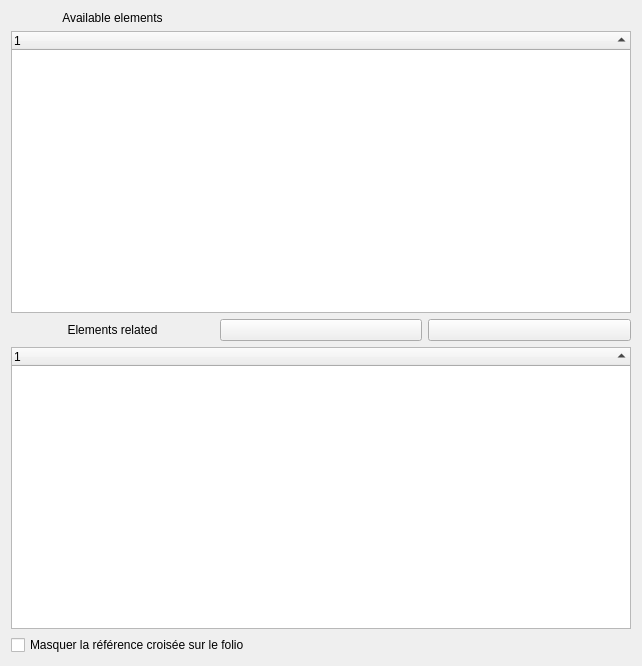
<?xml version="1.0" encoding="UTF-8"?>
<ui version="4.0">
 <class>MasterPropertiesWidget</class>
 <widget class="QWidget" name="MasterPropertiesWidget">
  <property name="geometry">
   <rect>
    <x>0</x>
    <y>0</y>
    <width>642</width>
    <height>666</height>
   </rect>
  </property>
  <property name="minimumSize">
   <size>
    <width>300</width>
    <height>400</height>
   </size>
  </property>
  <property name="windowTitle">
   <string>Form</string>
  </property>
  <layout class="QGridLayout" name="gridLayout">
   <item row="2" column="2">
    <widget class="QLabel" name="label_2">
     <property name="frameShape">
      <enum>QFrame::NoFrame</enum>
     </property>
     <property name="frameShadow">
      <enum>QFrame::Plain</enum>
     </property>
     <property name="text">
      <string>Elements related</string>
     </property>
     <property name="scaledContents">
      <bool>false</bool>
     </property>
     <property name="alignment">
      <set>Qt::AlignCenter</set>
     </property>
    </widget>
   </item>
   <item row="3" column="2" colspan="3">
    <widget class="QTreeWidget" name="m_link_tree_widget">
     <property name="frameShape">
      <enum>QFrame::StyledPanel</enum>
     </property>
     <property name="showDropIndicator" stdset="0">
      <bool>false</bool>
     </property>
     <property name="iconSize">
      <size>
       <width>32</width>
       <height>32</height>
      </size>
     </property>
     <property name="indentation">
      <number>5</number>
     </property>
     <property name="uniformRowHeights">
      <bool>true</bool>
     </property>
     <property name="sortingEnabled">
      <bool>true</bool>
     </property>
     <attribute name="headerDefaultSectionSize">
      <number>80</number>
     </attribute>
     <attribute name="headerStretchLastSection">
      <bool>true</bool>
     </attribute>
     <column>
      <property name="text">
       <string notr="true">1</string>
      </property>
     </column>
    </widget>
   </item>
   <item row="1" column="2" colspan="3">
    <widget class="QTreeWidget" name="m_free_tree_widget">
     <property name="showDropIndicator" stdset="0">
      <bool>false</bool>
     </property>
     <property name="iconSize">
      <size>
       <width>32</width>
       <height>32</height>
      </size>
     </property>
     <property name="indentation">
      <number>5</number>
     </property>
     <property name="uniformRowHeights">
      <bool>true</bool>
     </property>
     <property name="sortingEnabled">
      <bool>true</bool>
     </property>
     <property name="wordWrap">
      <bool>false</bool>
     </property>
     <attribute name="headerVisible">
      <bool>true</bool>
     </attribute>
     <attribute name="headerCascadingSectionResizes">
      <bool>false</bool>
     </attribute>
     <attribute name="headerDefaultSectionSize">
      <number>80</number>
     </attribute>
     <attribute name="headerStretchLastSection">
      <bool>true</bool>
     </attribute>
     <column>
      <property name="text">
       <string notr="true">1</string>
      </property>
     </column>
    </widget>
   </item>
   <item row="0" column="2">
    <widget class="QLabel" name="label">
     <property name="text">
      <string>Available elements</string>
     </property>
     <property name="alignment">
      <set>Qt::AlignCenter</set>
     </property>
    </widget>
   </item>
   <item row="2" column="3">
    <widget class="QPushButton" name="unlink_button">
     <property name="toolTip">
      <string>&lt;html&gt;&lt;head/&gt;&lt;body&gt;&lt;p&gt;Unlink the selected item&lt;/p&gt;&lt;/body&gt;&lt;/html&gt;</string>
     </property>
     <property name="text">
      <string/>
     </property>
     <property name="icon">
      <iconset theme="go-up"/>
     </property>
    </widget>
   </item>
   <item row="2" column="4">
    <widget class="QPushButton" name="link_button">
     <property name="toolTip">
      <string>&lt;html&gt;&lt;head/&gt;&lt;body&gt;&lt;p&gt;Link the selected item&lt;/p&gt;&lt;/body&gt;&lt;/html&gt;</string>
     </property>
     <property name="text">
      <string/>
     </property>
     <property name="icon">
      <iconset theme="go-down"/>
     </property>
    </widget>
   </item>
   <item row="4" column="2" colspan="3">
    <widget class="QCheckBox" name="m_hide_xref_cb">
     <property name="toolTip">
      <string>La référence croisée reste active ; seul son dessin quitte le folio.</string>
     </property>
     <property name="text">
      <string>Masquer la référence croisée sur le folio</string>
     </property>
    </widget>
   </item>
  </layout>
 </widget>
 <resources>
  <include location="../../qelectrotech.qrc"/>
 </resources>
 <connections/>
</ui>
